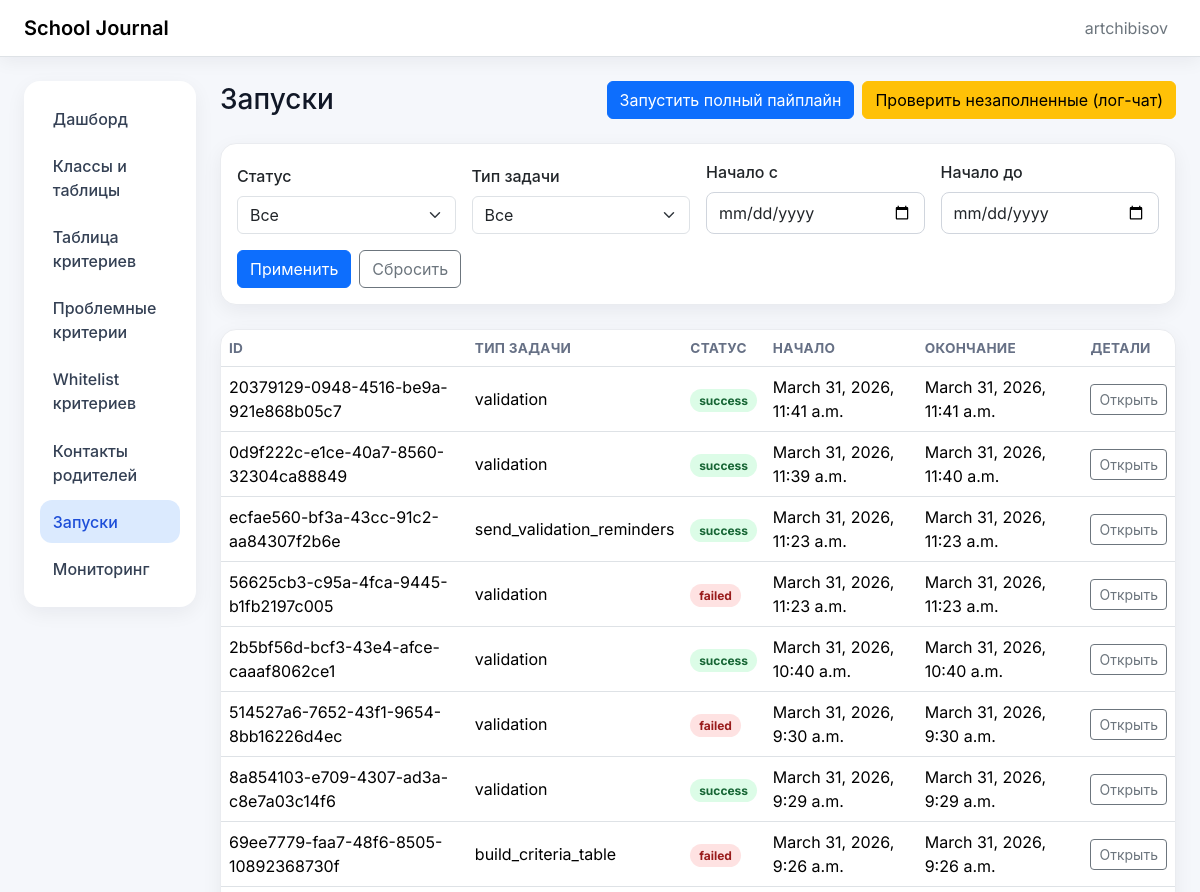
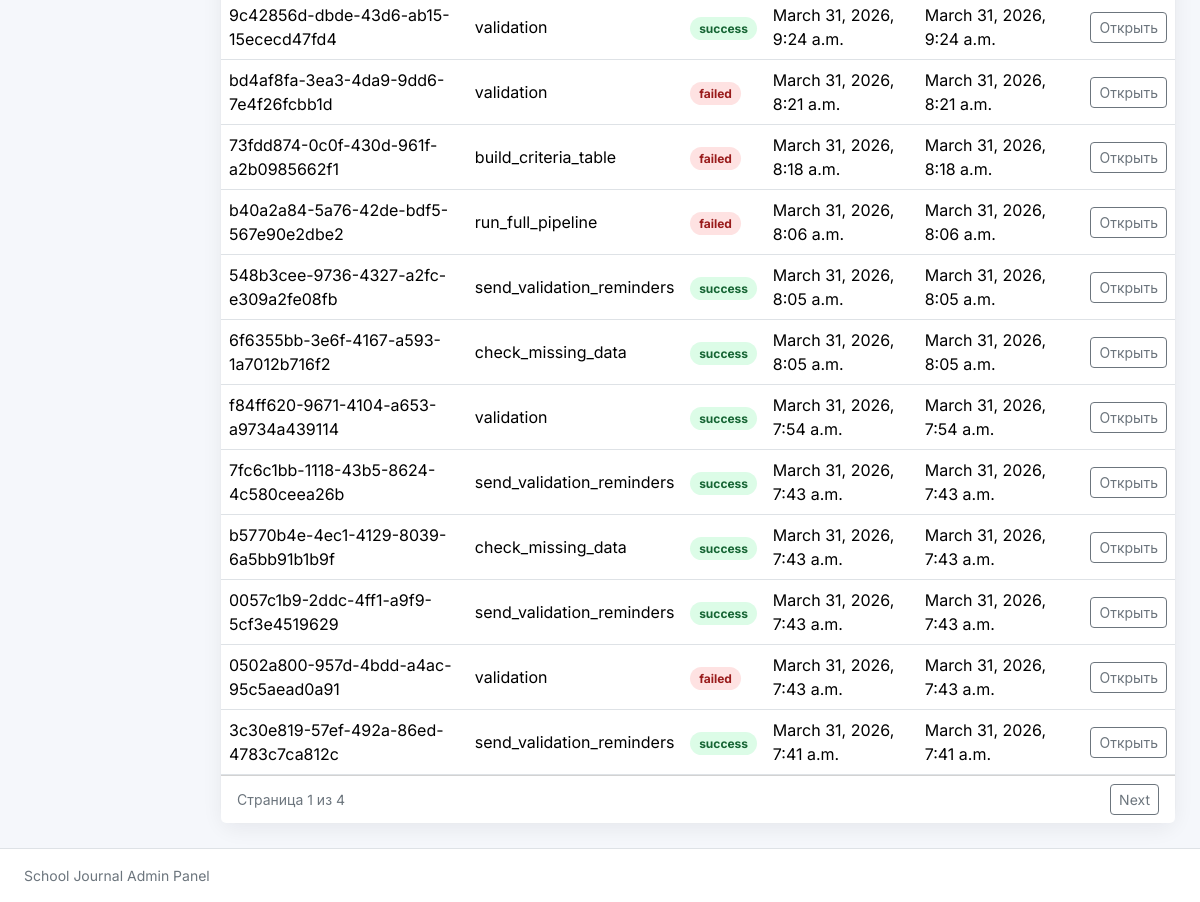
The app's page /runs/ (signed in), older data (2 pictures, top to bottom).
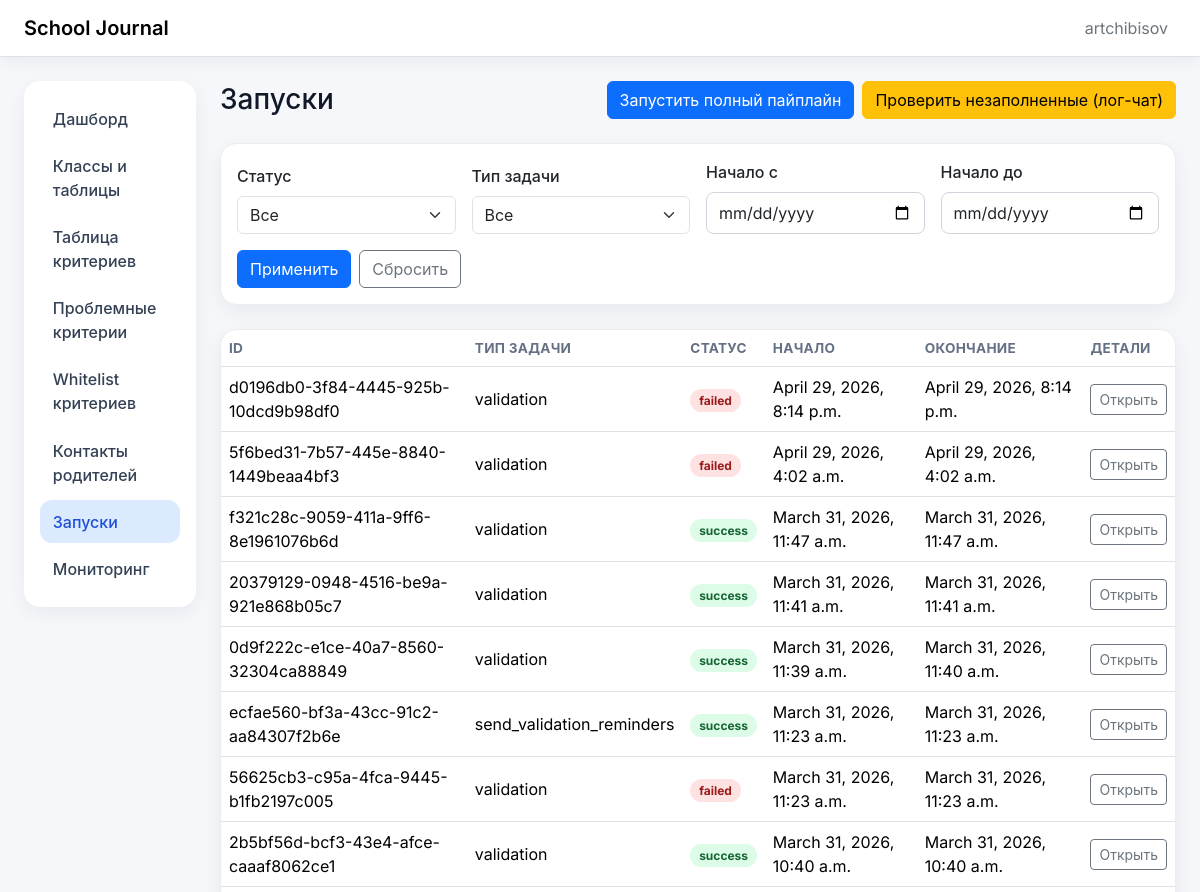
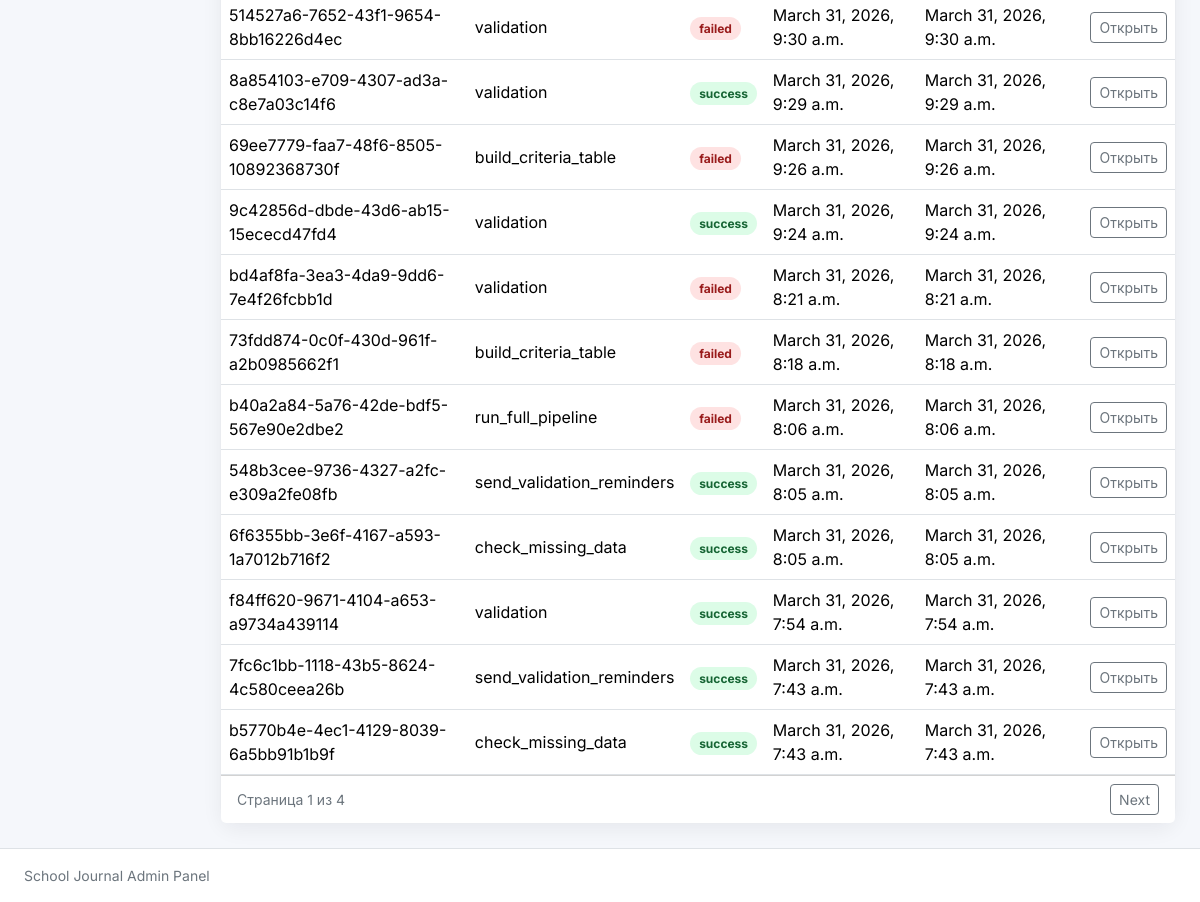
The same page, newer data (2 pictures, top to bottom).
### jobs/models.py (models this page shows, shortened)
class JobRun(models.Model):
    class Status(models.TextChoices):
        PENDING = "pending", "Pending"
        RUNNING = "running", "Running"
        SUCCESS = "success", "Success"
        PARTIAL = "partial", "Partial"
        FAILED = "failed", "Failed"
    id = models.UUIDField(primary_key=True, default=uuid.uuid4, editable=False)
    job_type = models.CharField(max_length=100)
    status = models.CharField(max_length=20, choices=Status.choices, default=Status.PENDING)
    started_at = models.DateTimeField(null=True, blank=True)
    finished_at = models.DateTimeField(null=True, blank=True)
    params_json = models.JSONField(default=dict, blank=True)
    result_json = models.JSONField(default=dict, blank=True)
    initiated_by = models.ForeignKey(
        settings.AUTH_USER_MODEL,
        null=True,
        blank=True,
        on_delete=models.SET_NULL,
        related_name="job_runs",
    )
    class Meta:
        ordering = ["-started_at"]
        permissions = [
            ("run_validation", "Can run validation jobs"),
            ("run_full_pipeline", "Can run full pipeline"),
            ("send_reminders", "Can send validation reminders"),
            ("run_check_missing_data", "Can run missing data checks"),
        ]

### jobs/views.py (the view)
# urls.py: path("runs/", list_job_runs, name="job_run_list"),
@login_required
@permission_required_403("jobs.view_jobrun", message="Доступ запрещён: нет прав на просмотр запусков.")
def list_job_runs(request):
    queryset = JobRun.objects.all().order_by("-started_at")
    status = _parse_non_empty(request.GET.get("status"))
    if status:
        queryset = queryset.filter(status=status)
    job_type = _parse_non_empty(request.GET.get("job_type"))
    if job_type:
        queryset = queryset.filter(job_type=job_type)
    started_from = _parse_non_empty(request.GET.get("started_from"))
    if started_from:
        queryset = queryset.filter(started_at__date__gte=started_from)
    started_to = _parse_non_empty(request.GET.get("started_to"))
    if started_to:
        queryset = queryset.filter(started_at__date__lte=started_to)
    paginator = Paginator(queryset, 20)
    page_obj = paginator.get_page(request.GET.get("page"))
    for run in page_obj:
        run.status_meta = _status_meta(run.status)
    preserved_query = request.GET.copy()
    preserved_query.pop("page", None)
    return render(
        request,
        "jobs/jobrun_list.html",
        {
            "page_obj": page_obj,
            "status_choices": JobRun.Status.choices,
            "job_type_choices": JobRun.objects.values_list("job_type", flat=True).distinct().order_by("job_type"),
            "filters": {
                "status": status or "",
                "job_type": job_type or "",
                "started_from": started_from or "",
                "started_to": started_to or "",
            },
            "querystring": preserved_query.urlencode(),
        },
    )

### admin_panel/authz.py (called while the page is built)
def permission_required_403(perm: str, *, message: str | None = None) -> Callable:
    deny_message = message or "Доступ запрещён: недостаточно прав для выполнения действия."
    def decorator(view_func: Callable) -> Callable:
        @wraps(view_func)
        def _wrapped(request: HttpRequest, *args, **kwargs) -> HttpResponse:
            if request.user.has_perm(perm):
                return view_func(request, *args, **kwargs)
            messages.error(request, deny_message)
            return HttpResponseForbidden(deny_message)
        return _wrapped
    return decorator

### jobs/views.py (called while the page is built)
def _parse_non_empty(value: str | None) -> str | None:
    if value is None:
        return None
    trimmed = value.strip()
    return trimmed or None

def _status_meta(status: str | None) -> dict[str, str]:
    return STATUS_UI_META.get(status, {"css": "queued", "label": status or "queued"})

### jobs/templates/jobs/jobrun_list.html (shortened to what this page needs)
{% extends "base.html" %}
{% block page_heading %}Запуски{% endblock %}
{% block page_actions %}
  {% if perms.jobs.run_full_pipeline %}
    <form method="post" action="{% url 'run_full_pipeline' %}">
       <button class="btn btn-primary" type="submit">Запустить полный пайплайн</button>
     </form>
  {% endif %}
{% if perms.jobs.run_check_missing_data %}
    <form method="post" action="{% url 'run_missing_data_check' %}">
      <button class="btn btn-warning" type="submit">Проверить незаполненные (лог-чат)</button>
    </form>
  {% endif %}
 {% endblock %}
 {% block content %}
  <section class="card mb-4">
    <div class="card-body">
      <form method="get" class="row g-3 align-items-end">
        <div class="col-12 col-md-6 col-xl-3">
          <label class="form-label" for="id_status">Статус</label>
          <select id="id_status" name="status" class="form-select">
            <option value="">Все</option>
          </select>
        </div>
        <div class="col-12 col-md-6 col-xl-3">
          <label class="form-label" for="id_job_type">Тип задачи</label>
          <select id="id_job_type" name="job_type" class="form-select">
            <option value="">Все</option>
          </select>
        </div>
        <div class="col-12 col-md-6 col-xl-3">
          <label class="form-label" for="id_started_from">Начало с</label>
          <input id="id_started_from" type="date" name="started_from" value="{{ filters.started_from }}" class="form-control">
        </div>
        <div class="col-12 col-md-6 col-xl-3">
          <label class="form-label" for="id_started_to">Начало до</label>
          <input id="id_started_to" type="date" name="started_to" value="{{ filters.started_to }}" class="form-control">
        </div>
        <div class="col-12 d-flex flex-wrap gap-2">
          <button class="btn btn-primary" type="submit">Применить</button>
          <a class="btn btn-outline-secondary" href="{% url 'job_run_list' %}">Сбросить</a>
        </div>
      </form>
    </div>
  </section>
  <section class="card">
    <div class="card-body p-0">
      <div class="table-responsive">
        <table class="table table-hover align-middle mb-0">
          <thead>
            <tr>
              <th>ID</th>
              <th>Тип задачи</th>
              <th>Статус</th>
              <th>Начало</th>
              <th>Окончание</th>
              <th>Детали</th>
            </tr>
          </thead>
          <tbody>
            {% for run in page_obj %}
              <tr>
                <td>{{ run.id }}</td>
                <td>{{ run.job_type }}</td>
                <td><span class="badge badge-soft badge-{{ run.status_meta.css }}">{{ run.status_meta.label }}</span></td>
                <td>{{ run.started_at|default:"—" }}</td>
                <td>{{ run.finished_at|default:"—" }}</td>
                <td>
                  <a class="btn btn-outline-secondary btn-sm" href="{% url 'job_run_detail' run.id %}{% if querystring %}?{{ querystring }}{% endif %}">Открыть</a>
                </td>
              </tr>
            {% empty %}
              <tr><td class="table-empty" colspan="6">No runs found.</td></tr>
            {% endfor %}
          </tbody>
        </table>
       </div>
    </div>
     {% if page_obj.paginator.num_pages > 1 %}
      <div class="card-footer bg-white d-flex justify-content-between align-items-center flex-wrap gap-2">
        <div class="text-secondary small">Страница {{ page_obj.number }} из {{ page_obj.paginator.num_pages }}</div>
        <div class="d-flex gap-2">
          {% if page_obj.has_next %}
            <a class="btn btn-outline-secondary btn-sm" href="?{% if querystring %}{{ querystring }}&{% endif %}page={{ page_obj.next_page_number }}">Next</a>
          {% endif %}
        </div>
      </div>
      {% endif %}
  </section>
 {% endblock %}

Row changes from the older to the newer data that the page shows:
no longer on this page (row unchanged): JobRun: id "0057c1b9-2ddc-4ff1-a9f9-5cf3e4519629", job_type "send_validation_reminders", status_meta.label "success", started_at "March 31, 2026, 7:43 a.m.", finished_at "March 31, 2026, 7:43 a.m."
no longer on this page (row unchanged): JobRun: id "0502a800-957d-4bdd-a4ac-95c5aead0a91", job_type "validation", status_meta.label "failed", started_at "March 31, 2026, 7:43 a.m.", finished_at "March 31, 2026, 7:43 a.m."
no longer on this page (row unchanged): JobRun: id "3c30e819-57ef-492a-86ed-4783c7ca812c", job_type "send_validation_reminders", status_meta.label "success", started_at "March 31, 2026, 7:41 a.m.", finished_at "March 31, 2026, 7:41 a.m."
added JobRun: id "d0196db0-3f84-4445-925b-10dcd9b98df0", job_type "validation", status_meta.label "failed", started_at "April 29, 2026, 8:14 p.m.", finished_at "April 29, 2026, 8:14 p.m."
added JobRun: id "5f6bed31-7b57-445e-8840-1449beaa4bf3", job_type "validation", status_meta.label "failed", started_at "April 29, 2026, 4:02 a.m.", finished_at "April 29, 2026, 4:02 a.m."
added JobRun: id "f321c28c-9059-411a-9ff6-8e1961076b6d", job_type "validation", status_meta.label "success", started_at "March 31, 2026, 11:47 a.m.", finished_at "March 31, 2026, 11:47 a.m."
